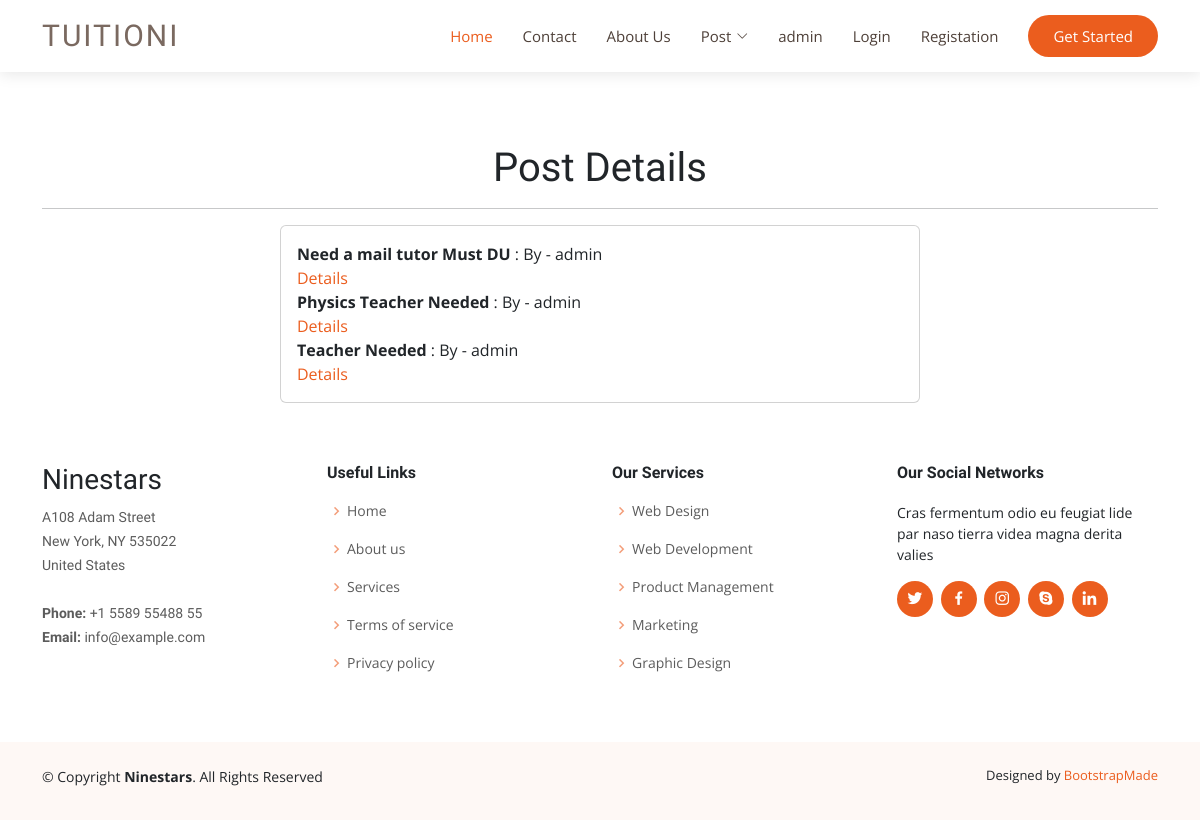
The page /tuition/postlist/ on the database as committed earlier.
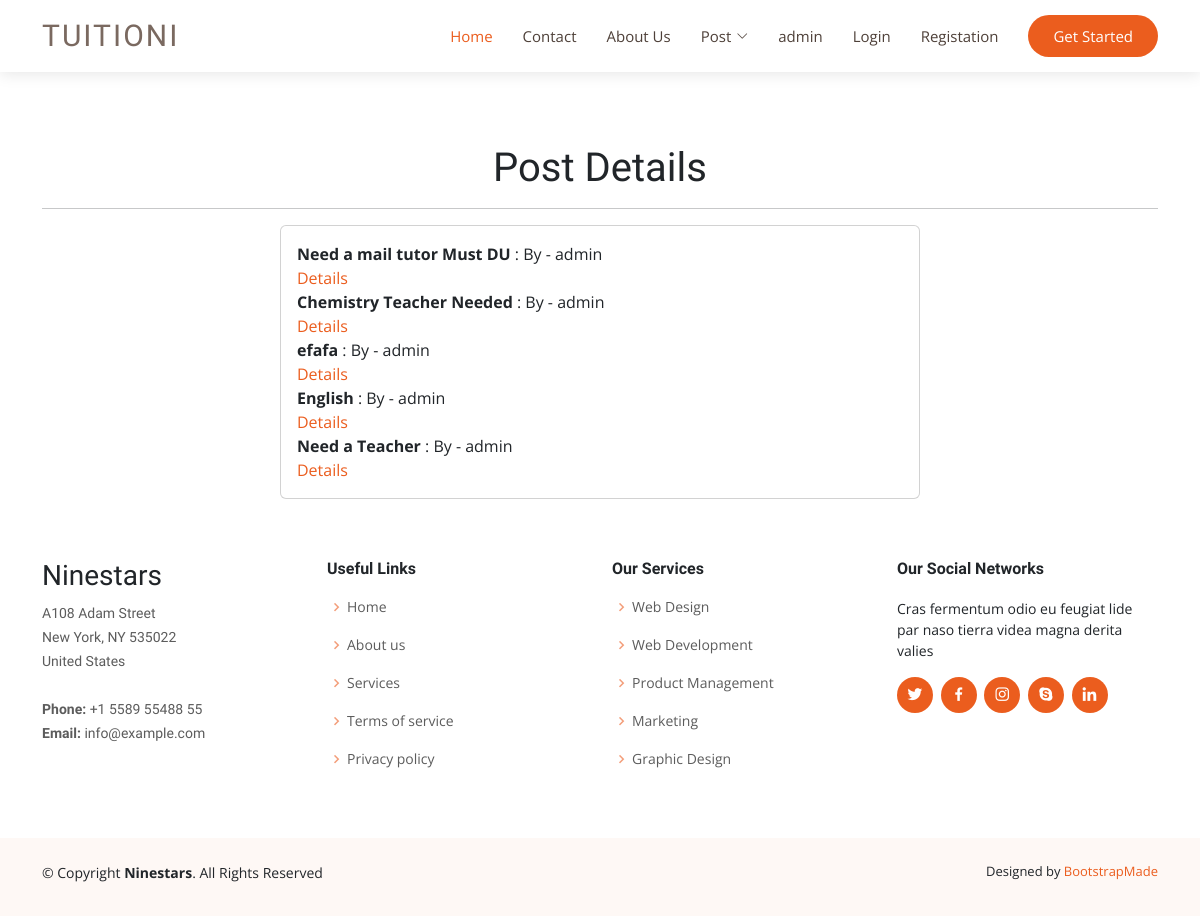
The same page on the database as committed later.
### tuition/models.py (models this page shows, shortened)
class post(models.Model):
   CATAGORY = (
      ('Student','Student'),
      ('Teacher','Teacher'),
   )
   MEDIUM = (
      ('Bangla','Bangla'),
      ('English','English'),
      ('Hindi','Hindi'),
   )
   user = models.ForeignKey(User,on_delete=models.CASCADE,related_name='post_set',blank=True,null=True)
   id = models.AutoField(primary_key=True)
   title = models.CharField(max_length=100)
   slug = models.CharField(max_length=50,default=title)
   email = models.EmailField(max_length=254)
   salary = models.FloatField()
   details = models.TextField()
   available = models.BooleanField()
   catagory= models.CharField(max_length=50, choices=CATAGORY)
   created_at = models.DateTimeField(default=now)
   image = models.ImageField(default='default.jpg', upload_to='tuition/images')
   medium = MultiSelectField(max_length=255,default='English',max_choices=3,choices=MEDIUM)
   subject = models.ManyToManyField(Subject,related_name='subject_set')
   class_in = models.ManyToManyField(Class_in,related_name='class_set')

### tuition/views.py (the view)
# urls.py: path('postlist/', post_list_view, name= "postlist"),
def post_list_view(request):
    postlist = post.objects.all()
    return render(request,'tuition/postlist.html',{'postList':postlist})

### templates/tuition/postlist.html
{% include 'header.html' %}
<br><br><br>
{% block body %}
<div class='container '>
    <h1 class=text-center>Post Details </h1><hr>
<div class="card mx-auto p-3" style="width: 40rem;">
        {% for p in postList %}
        <span><b>{{p.title}}</b> : By - {{p.user.username}} </span>
        <a href="/tuition/post_detail/{{p.id}}">Details</a>
        {% endfor %}
    </div>
</div>
{% endblock body %}
{% include 'footer.html' %}

Rows that differ between the two databases and show on the page:
removed post: title "Teacher Needed", user.username "admin"
changed post: title "Physics Teacher Needed" → "Chemistry Teacher Needed"
added post: title "efafa", user.username "admin"
added post: title "English", user.username "admin"
added post: title "Need a Teacher", user.username "admin"
